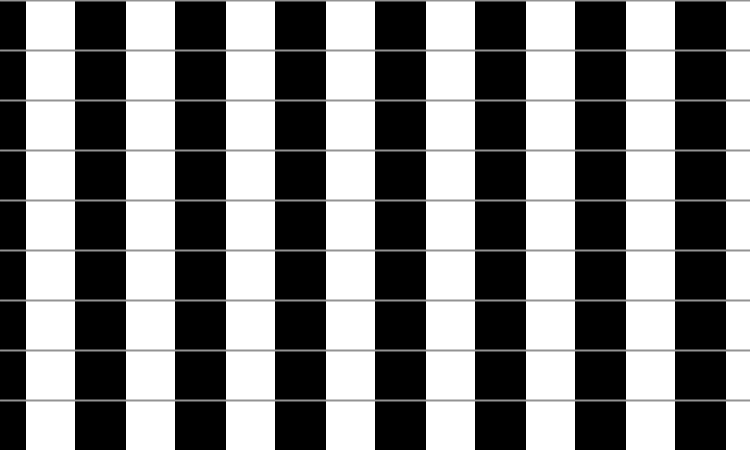
Frame 1 (no input)
Frame 60 (the mouse pressed at the canvas centre just before this capture): identical to frame 1, image omitted
Frame 120 (the mouse held since frame 60 and released just before this capture): identical to frame 1, image omitted

The Processing sketch that drew this single still picture (run headless with seeded random() and noise(); from frame 60 on, the mouse is pressed at the canvas centre):

// Processing sketch: cafe_wall
// ── cafe_wall.pde
/*--------------------------
Camilo Esteban Nieto Barrera
Universidad Nacional de Colombia
Computación visual

Titulo: Cafe Wall (GEOMETRICAL-OPTICAL (OR DISTORTING) ILLUSION)

--------------------------*/

import java.lang.*;

//----------------------//
//Parametros del sistema//
int w = 50; //Anchura de los recuadros

double movement_2 = 0.125; //Velocidad del PGraphics 2
double movement_3 = 0.25; //Velocidad del PGraphics 3

//No olvide que si cambia estos valores debe cambiar los valores del size también
int screen_width = 750;
int screen_height = 450;
//----------------------//

//PGraphics cada uno contendra una fila que se va a mover según la velocidad
PGraphics pg_1;
PGraphics pg_2;
PGraphics pg_3;

int mouse_x = 0; //Posición del mouse en el eje x
//int mouse_x = int(screen_width/2);

int rect_in_row = 0; //Número de rectangulos en el eje x
int rect_in_col = 0; //Número de rectangulos en el eje y

int start_pixel_x = -w/2; //Pixel de inicio

void setup(){
  size( 750, 450 );
  
  //Inicialización de las variables
  pg_1 = createGraphics(2000,w);
  pg_2 = createGraphics(2000,w);
  pg_3 = createGraphics(2000,w);
  
  rect_in_row = (int)Math.ceil( screen_width/w ) + (int)Math.ceil( screen_width*movement_3/w ) + 1;
  rect_in_col = (int)Math.ceil( screen_height/w );
  //start_pixel_x = (-(int)Math.ceil( screen_width*movement_3/w ))*w/2 - w/2;
}

void draw(){
  
  //Lineas estaticas
  pg_1.beginDraw();
  pg_1.background(255);
  pg_1.fill(0);
  for(int i = 0; i < rect_in_row; i += 2){
    pg_1.rect(start_pixel_x +i*w,0,w,w);
  }
  pg_1.endDraw();
  for(int i = 0; i < rect_in_col; i++){
    image(pg_1, 0, i*w*4);
  }
  
  //Lineas de movimiento medio
  pg_2.beginDraw();
  pg_2.background(255);
  pg_2.fill(0);
  float new_position_pg_2 = (float)((int)(mouse_x*movement_2));
  for(int i = 0; i < rect_in_row; i += 2){
    float x_rect = start_pixel_x + i*w + new_position_pg_2;
    pg_2.rect(x_rect,0,w,w);
  }
  pg_2.endDraw();
  for(int i = 0; i < rect_in_col; i++){
    image(pg_2, 0, w + i*w*2);
  }
  
  //Lineas de movimiento rápido
  pg_3.beginDraw();
  pg_3.background(255);
  pg_3.fill(0);
  float new_position_pg_3 = (float)((int)(mouse_x*movement_3));
  for(int i = 0; i < rect_in_row; i += 2){
    float x_rect = start_pixel_x + i*w + new_position_pg_3;
    pg_3.rect(x_rect,0,w,w);
  }
  pg_3.endDraw();
  for(int i = 0; i < rect_in_col; i++){
    image(pg_3, 0, w*2 + i*w*4);
  }
  
  //Se dibujan las lineas intermedias entre filas
  strokeWeight(2);
  stroke(#939393);
  for( int i=0; i < rect_in_col; i++ ){
    line(0, i*w, screen_width, i*w);
  }
  
}

void mouseMoved(){
  mouse_x = -mouseX;
}
/*
void mouseMoved(){
  int middle_screen = screen_width/2;
  if( mouseX <= middle_screen){
    mouse_x = (mouseX + middle_screen);
  }else if( mouseX > middle_screen ){
    mouse_x = (mouseX - middle_screen);
  }
}*/
